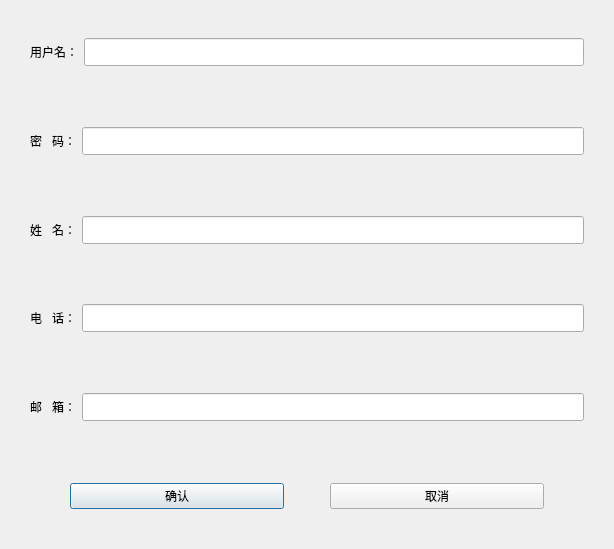
<?xml version="1.0" encoding="UTF-8"?>
<ui version="4.0">
 <class>registerDialog</class>
 <widget class="QDialog" name="registerDialog">
  <property name="geometry">
   <rect>
    <x>0</x>
    <y>0</y>
    <width>614</width>
    <height>549</height>
   </rect>
  </property>
  <property name="windowTitle">
   <string>Register</string>
  </property>
  <property name="windowIcon">
   <iconset resource="pic.qrc">
    <normaloff>:/res/pic/register.png</normaloff>:/res/pic/register.png</iconset>
  </property>
  <layout class="QGridLayout" name="gridLayout_2">
   <item row="3" column="1">
    <widget class="QWidget" name="widget_5" native="true">
     <layout class="QGridLayout" name="gridLayout_5">
      <item row="0" column="0">
       <widget class="QLabel" name="label_5">
        <property name="text">
         <string>电   话：</string>
        </property>
        <property name="alignment">
         <set>Qt::AlignmentFlag::AlignRight|Qt::AlignmentFlag::AlignTrailing|Qt::AlignmentFlag::AlignVCenter</set>
        </property>
       </widget>
      </item>
      <item row="0" column="1">
       <widget class="QLineEdit" name="lineE_phone">
        <property name="minimumSize">
         <size>
          <width>0</width>
          <height>28</height>
         </size>
        </property>
       </widget>
      </item>
     </layout>
    </widget>
   </item>
   <item row="2" column="0">
    <spacer name="horizontalSpacer_5">
     <property name="orientation">
      <enum>Qt::Orientation::Horizontal</enum>
     </property>
     <property name="sizeType">
      <enum>QSizePolicy::Policy::Fixed</enum>
     </property>
     <property name="sizeHint" stdset="0">
      <size>
       <width>10</width>
       <height>20</height>
      </size>
     </property>
    </spacer>
   </item>
   <item row="1" column="1">
    <widget class="QWidget" name="widget_6" native="true">
     <layout class="QGridLayout" name="gridLayout_6">
      <item row="0" column="0">
       <widget class="QLabel" name="label_6">
        <property name="text">
         <string>密   码：</string>
        </property>
        <property name="alignment">
         <set>Qt::AlignmentFlag::AlignRight|Qt::AlignmentFlag::AlignTrailing|Qt::AlignmentFlag::AlignVCenter</set>
        </property>
       </widget>
      </item>
      <item row="0" column="1">
       <widget class="QLineEdit" name="lineE_password">
        <property name="minimumSize">
         <size>
          <width>0</width>
          <height>28</height>
         </size>
        </property>
       </widget>
      </item>
     </layout>
    </widget>
   </item>
   <item row="4" column="1">
    <widget class="QWidget" name="widget_4" native="true">
     <layout class="QGridLayout" name="gridLayout_4">
      <item row="0" column="0">
       <widget class="QLabel" name="label_4">
        <property name="text">
         <string>邮   箱：</string>
        </property>
        <property name="alignment">
         <set>Qt::AlignmentFlag::AlignRight|Qt::AlignmentFlag::AlignTrailing|Qt::AlignmentFlag::AlignVCenter</set>
        </property>
       </widget>
      </item>
      <item row="0" column="1">
       <widget class="QLineEdit" name="lineE_email">
        <property name="minimumSize">
         <size>
          <width>0</width>
          <height>28</height>
         </size>
        </property>
       </widget>
      </item>
     </layout>
    </widget>
   </item>
   <item row="0" column="1">
    <widget class="QWidget" name="widget" native="true">
     <layout class="QGridLayout" name="gridLayout">
      <item row="0" column="1">
       <widget class="QLineEdit" name="lineE_user_name">
        <property name="minimumSize">
         <size>
          <width>0</width>
          <height>28</height>
         </size>
        </property>
       </widget>
      </item>
      <item row="0" column="0">
       <widget class="QLabel" name="label">
        <property name="text">
         <string>用户名：</string>
        </property>
        <property name="alignment">
         <set>Qt::AlignmentFlag::AlignRight|Qt::AlignmentFlag::AlignTrailing|Qt::AlignmentFlag::AlignVCenter</set>
        </property>
       </widget>
      </item>
     </layout>
    </widget>
   </item>
   <item row="2" column="2">
    <spacer name="horizontalSpacer_4">
     <property name="orientation">
      <enum>Qt::Orientation::Horizontal</enum>
     </property>
     <property name="sizeType">
      <enum>QSizePolicy::Policy::Fixed</enum>
     </property>
     <property name="sizeHint" stdset="0">
      <size>
       <width>10</width>
       <height>20</height>
      </size>
     </property>
    </spacer>
   </item>
   <item row="5" column="1">
    <widget class="QWidget" name="widget_2" native="true">
     <layout class="QHBoxLayout" name="horizontalLayout">
      <item>
       <spacer name="horizontalSpacer_2">
        <property name="orientation">
         <enum>Qt::Orientation::Horizontal</enum>
        </property>
        <property name="sizeType">
         <enum>QSizePolicy::Policy::Fixed</enum>
        </property>
        <property name="sizeHint" stdset="0">
         <size>
          <width>40</width>
          <height>20</height>
         </size>
        </property>
       </spacer>
      </item>
      <item>
       <widget class="QPushButton" name="btn_sure">
        <property name="text">
         <string>确认</string>
        </property>
       </widget>
      </item>
      <item>
       <spacer name="horizontalSpacer">
        <property name="orientation">
         <enum>Qt::Orientation::Horizontal</enum>
        </property>
        <property name="sizeType">
         <enum>QSizePolicy::Policy::Fixed</enum>
        </property>
        <property name="sizeHint" stdset="0">
         <size>
          <width>40</width>
          <height>20</height>
         </size>
        </property>
       </spacer>
      </item>
      <item>
       <widget class="QPushButton" name="btn_cancel">
        <property name="text">
         <string>取消</string>
        </property>
       </widget>
      </item>
      <item>
       <spacer name="horizontalSpacer_3">
        <property name="orientation">
         <enum>Qt::Orientation::Horizontal</enum>
        </property>
        <property name="sizeType">
         <enum>QSizePolicy::Policy::Fixed</enum>
        </property>
        <property name="sizeHint" stdset="0">
         <size>
          <width>40</width>
          <height>20</height>
         </size>
        </property>
       </spacer>
      </item>
     </layout>
    </widget>
   </item>
   <item row="2" column="1">
    <widget class="QWidget" name="widget_3" native="true">
     <layout class="QGridLayout" name="gridLayout_3">
      <item row="0" column="1">
       <widget class="QLineEdit" name="lineE_name">
        <property name="minimumSize">
         <size>
          <width>0</width>
          <height>28</height>
         </size>
        </property>
       </widget>
      </item>
      <item row="0" column="0">
       <widget class="QLabel" name="label_3">
        <property name="text">
         <string>姓   名：</string>
        </property>
        <property name="alignment">
         <set>Qt::AlignmentFlag::AlignRight|Qt::AlignmentFlag::AlignTrailing|Qt::AlignmentFlag::AlignVCenter</set>
        </property>
       </widget>
      </item>
     </layout>
    </widget>
   </item>
  </layout>
 </widget>
 <tabstops>
  <tabstop>lineE_user_name</tabstop>
  <tabstop>lineE_password</tabstop>
  <tabstop>lineE_name</tabstop>
  <tabstop>lineE_phone</tabstop>
  <tabstop>lineE_email</tabstop>
  <tabstop>btn_sure</tabstop>
  <tabstop>btn_cancel</tabstop>
 </tabstops>
 <resources>
  <include location="pic.qrc"/>
 </resources>
 <connections/>
</ui>
